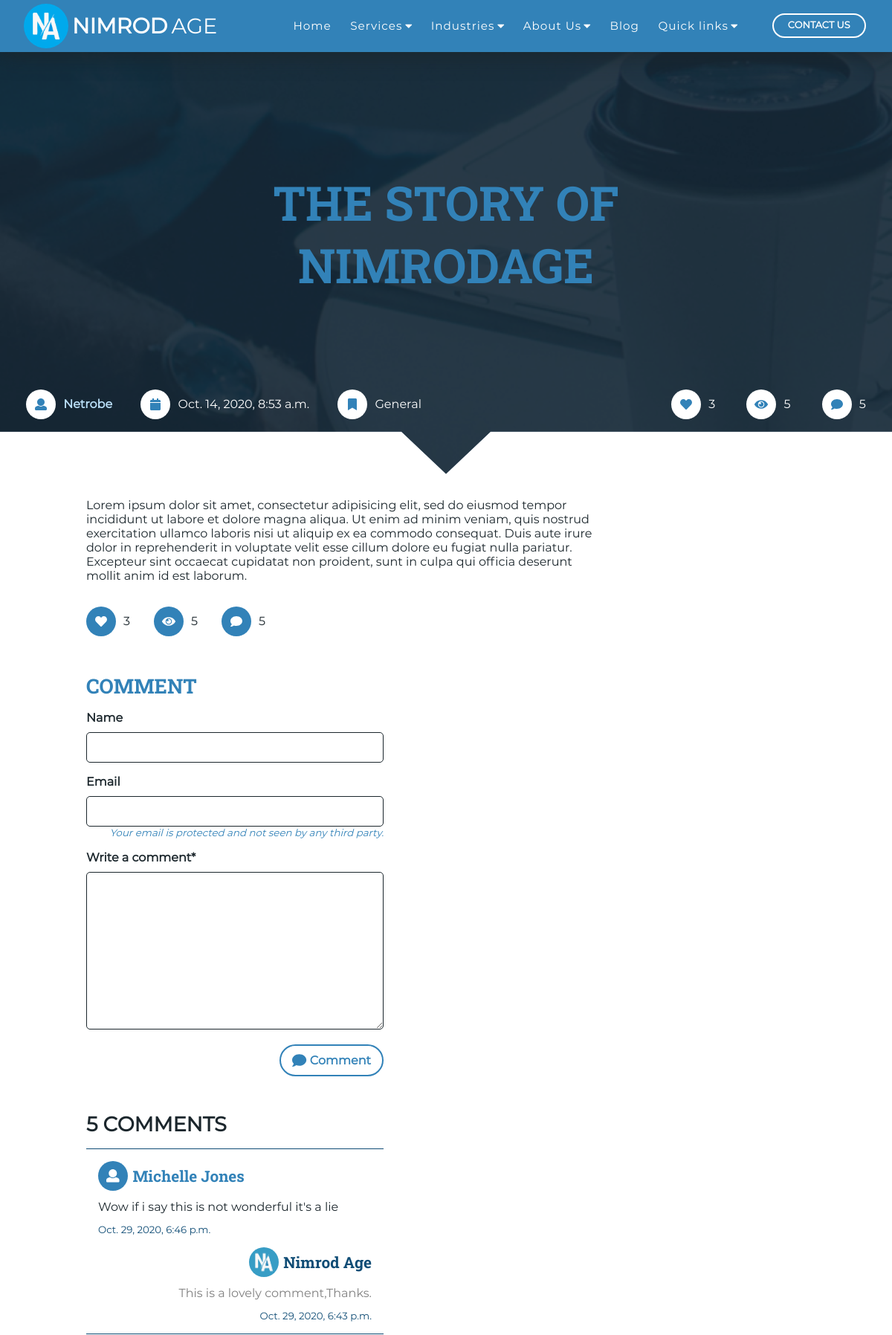
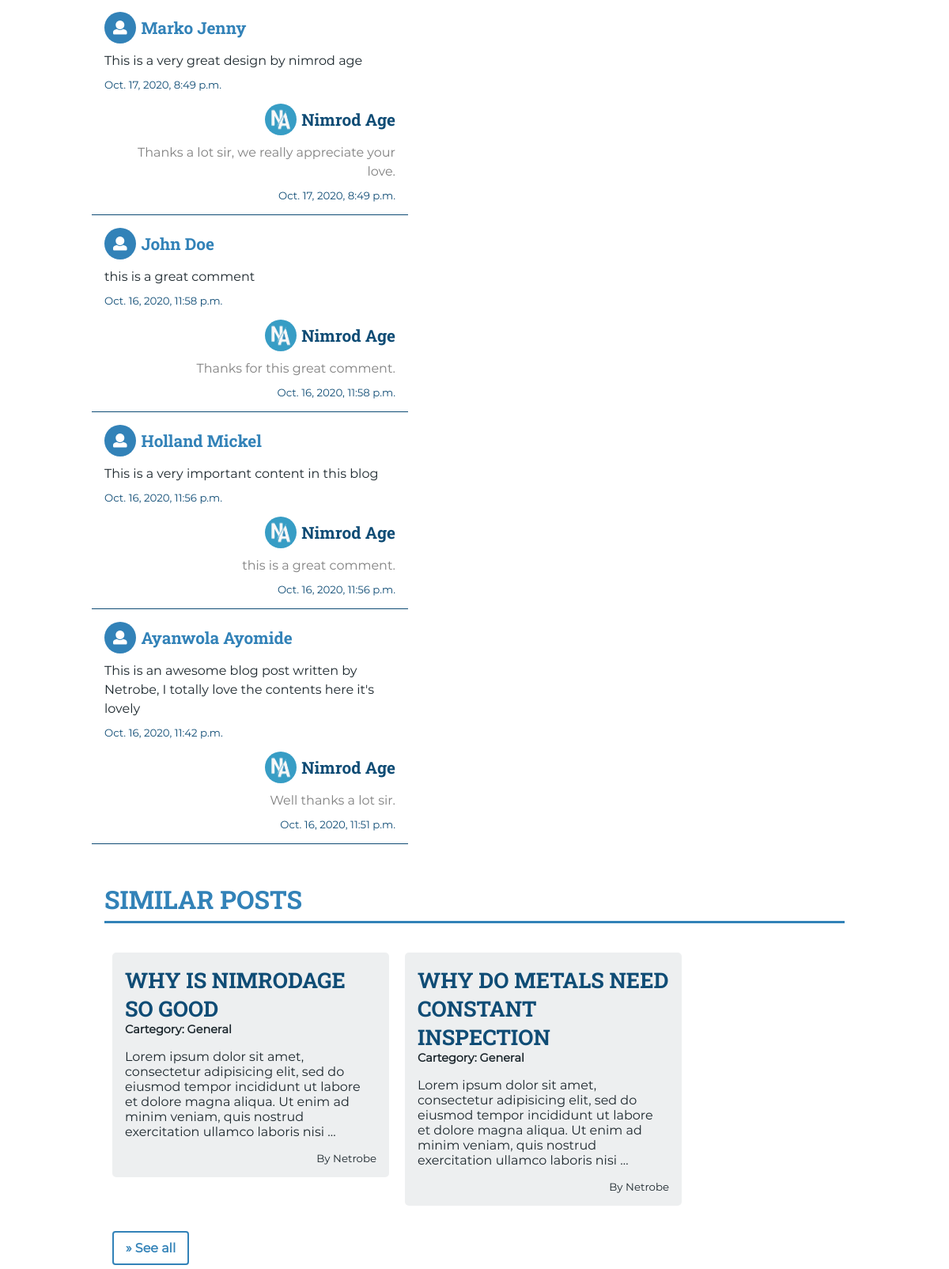
The page /blog/the_story_of_nimrodage/ (upper part) on the database its author committed (2 pictures, top to bottom).
### BlogApp/models.py (models this page shows, shortened)
class Post(models.Model):
	title = models.CharField(max_length=225, unique=True)
	title_slug = models.CharField(max_length=225, blank=True)
	author = models.ForeignKey(User, on_delete = models.CASCADE)
	category = models.ForeignKey('BlogApp.Category', on_delete = models.CASCADE)
	date = models.DateTimeField(auto_now_add=True)
	content = models.TextField(blank=True)
	likes = models.ManyToManyField('BlogApp.Likes', blank=True)
	views = models.ManyToManyField('BlogApp.Views', blank=True)
	draft = models.BooleanField(default=False)
	postadmin = PostManager()

class Category(models.Model):
	name = models.CharField(max_length=225)
	def __str__(self):
		return self.name.title()

class Comment(models.Model):
	post = models.ForeignKey(Post, on_delete=models.CASCADE)
	name = models.CharField(max_length=225)
	email = models.EmailField(help_text='Your email is protected and not seen by any third party.')
	comment = models.TextField()
	date = models.DateTimeField(auto_now=True)
	has_reply = models.BooleanField(default=False, editable=False)
	reply = models.OneToOneField('BlogApp.Reply', on_delete=models.CASCADE, blank=True, null=True)
	class Meta:
		ordering=['-date']

class Reply(models.Model):
	user = models.ForeignKey(User, on_delete=models.CASCADE)
	content = models.TextField()
	date = models.DateTimeField(auto_now=True)

### BlogApp/views.py (the view)
# urls.py: path('blog/<str:title_slug>/', BlogDetailPage.as_view(), name='blog-detail'),
class BlogDetailPage(DetailView):
	template_name = 'Blog/blog_detail.html'
	model = Post
	slug_url_kwarg = 'title_slug'
	slug_field = 'title_slug'
	context_object_name = 'post'
	def get(self, request, title_slug, **kwargs):
		form = CommentForm()
		self.object = get_object_or_404(self.model,title_slug=title_slug)
		if not request.session.get('viewer_id'):
			code = createViewer()
			request.session['viewer_id'] = code
			viewer = Views.objects.create(viewer = code)
			self.object.views.add(viewer)
		else:
			viewer = Views.objects.get(viewer=self.request.session.get('viewer_id'))
			qs=self.object.views.filter(viewer=viewer)
			if not qs.exists():
				self.object.views.add(viewer)
		context=self.get_context_data()
		for i in form:
			context[i.name+'_h']=i.help_text
		return render(request, self.template_name, context)
	def post(self, request, title_slug, **kwargs):
		sender = request.POST.get('sender')
		form = CommentForm(request.POST)
		context = self.get_context_data()
		if sender == 'likes':
			data={}
			viewer = Views.objects.get(viewer=request.session.get('viewer_id'))
			likes=self.get_object().likes.filter(viewer=viewer)
			if likes.exists():
				self.get_object().likes.remove(likes.first())
				data['action']='-'
			else:
				self.get_object().likes.add(Likes.objects.get(viewer=viewer))
				data['action']='+'
			if request.is_ajax():
				return JsonResponse(data, status=200)
		if form.is_valid():
			com=form.save(commit=False)
			com.post = self.get_object()
			com.save()
			return redirect(reverse('blog-detail', kwargs={'title_slug': title_slug}))
		else:
			for i in form:
				context[i.name]=i.value()
				e=''
				context[i.name+'_h']=i.help_text
				for a in i.errors:
					e+=(a+'<br>')
				context[i.name+'_e']=e
		return render(request, self.template_name, context)
	def get_context_data(self, **kwargs):
		context={}
		post = self.get_object()
		context['post'] = post
		context['title']=post.title
		context['services']=Service.objects.all()
		context['industries']=Industry.objects.all()
		viewer = Views.objects.get(viewer=self.request.session.get('viewer_id'))
		likes=post.likes.filter(viewer=viewer)
		context['similar'] = self.model.postadmin.filter(category__name=post.category.name).exclude(title=post.title)[:4]
		context['category_name']=post.category.name
		if likes.exists():
			context['liked']='active'
		else:
			context['liked']=''
		return context

### BlogApp/managers.py (called while the page is built)
    def get_queryset(self):
        return PostQuery(model=self.model, using=self._db)

### BlogApp/models.py (called while the page is built)
@receiver(post_save, sender=Views)
def create_like(sender, instance,created,**kwargs):
	if created:
		like = Likes.objects.create(viewer=instance)

### BlogApp/utils.py (called while the page is built)
def createViewer(new_hash=None):
	if new_hash:
		code=new_hash
	else:
		code=makeCode()
	qs_exists=Views.objects.filter(viewer=code).exists()
	if qs_exists:
		new_hash=makeCode()
		return createViewer(new_hash)
	return code

### Home/utils.py (called while the page is built)
def generation(challenge=salt, size = 25):
	answer = ''.join(random.choice(string.ascii_lowercase +
		string.ascii_uppercase +
		string.digits) for x in range(size))
	attempt = challenge+answer
	return attempt, answer

def makeCode():
	attempt, answer = generation()
	sha.update(attempt.encode())
	return sha.hexdigest()

### BlogApp/templates/Blog/blog_detail.html (shortened to what this page needs)
{% extends 'Home/base.html' %}
{% load static %}
{% block sections %}
		<section class="subhero" style="background: url('{% static 'images/services_hero.jpg' %}');background-repeat: no-repeat; background-size: cover;">
			<div class="overlay blog_mode">
				<h1>{{ post.title }}</h1>
				<ul class="info one">
					<li class="author">
						<span><i class="fas fa-user"></i></span>
						<p><a href="{% url 'blog-author' username=post.author.username %}">{{ post.author.username.title }}</a></p>
					</li>
					<li class="date">
						<span><i class="fas fa-calendar"></i></span>
						<p>{{ post.date }}</p>
					</li>
					<li class="category">
						<span><i class="fas fa-bookmark"></i></span>
						<p>{{ post.category }}</p>
					</li>
				</ul>
				<ul class="info two">
					<li class="like">
						<span class='likes {{liked}}'><i class="fas fa-heart"></i></span>
						<p>{{ post.likes.count }}</p>
					</li>
					<li class="views">
						<span><i class="fas fa-eye"></i></span>
						<p>{{ post.views.count }}</p>
					</li>
					<li class="shares">
						<span><i class="fas fa-comment"></i></span>
						<p>{{ post.comment_set.count }}</p>
					</li>
				</ul>
			</div>
		</section>
		<section class="main-blog fixed-width detailed">
			<div class="post_detail">
				<section class="content">
					{{post.content|safe}}
				</section>
			</div>
			<div class="subsection">
				<ul class="social">
					<li class="like">
						<span class='likes {{liked}}'><i class="fas fa-heart"></i></span>
						<p>{{ post.likes.count }}</p>
					</li>
					<li class="views">
						<span><i class="fas fa-eye"></i></span>
						<p>{{ post.views.count }}</p>
					</li>
					<li class="shares">
						<a href="#"><span><i class="fas fa-comment"></i></span></a>
						<p>{{ post.comment_set.count }}</p>
					</li>
				</ul>
			</div>
			<div id="comment">
				<form method="POST">
					<legend>Comment</legend>
					<fieldset>
						<label for="#name">Name</label>
						<input type="text" name="name" id="name" value="{% if name %}{{name}}{% endif %}">
					</fieldset>
					<fieldset>
						<label for="#email">Email</label>
						<input type="email" name="email" id="email" value="{% if email %}{{email}}{% endif %}">
						{% if email_e %}
							<small>{{ email_e|safe }}</small>
						{% elif email_h %}
							<small style="color: #3282b8;">{{ email_h }}</small>
						{% endif %}
					</fieldset>
					<fieldset>
						<label for="#comment_text">Write a comment*</label>
						<textarea cols="50" rows="10" id="comment_text" name="comment">{% if comment %}{{comment}}{% endif %}</textarea>
					</fieldset>
					<button><span><i class="fas fa-comment"></i></span>Comment</button>
				</form>
				<div class="comments">
					<h3>{{ post.comment_set.all.count }} Comments</h3>
					{% for comment in post.comment_set.all %}
						<div class="card">
							<h4><span><i class="fas fa-user"></i></span>{{ comment.name }}</h4>
							<p>{{ comment.comment }}</p>
							<small class="date">{{ comment.date }}</small>
							{% if comment.has_reply %}
								<div class="reply">
									<h4><img src="{% static 'images/nimrodagelogo.png' %}">Nimrod Age</h4>
									<p>{{ comment.reply.content }}.</p>
									<small class="date">{{ comment.reply.date }}</small>
								</div>
							{% else %}
								{% if request.user.is_staff or request.user.is_superuser %}
									<a href="/admin/BlogApp/comment/{{comment.id}}/change/" class="reply_cta"> <span><i class="fas fa-reply"></i></span>Reply</a>
								{% endif %}
							{% endif %}
						</div>
					{% endfor %}
				</div>
			</div>
			<div class="posts">
				<h3 class="result">Similar posts</h3>
				<div class="contents">
					{% for post in similar %}
						<div class="card">
							<a href="#" class="h">{{ post.title }}</a>
							<small class="cartegory">Cartegory: {{ post.category.name }}</small>
							<p>{{ post.content|truncatewords:30 }}</p>
							<small class="by">By {{ post.author.username.title }}</small>
						</div>
					{% endfor %}
				</div>
				<a href="{% url 'blog-category' category=category_name %}" class="last">&raquo; See all</a>
			</div>
		</section>
{% endblock %}

### rows shown on the page
Post: title "THE STORY OF NIMRODAGE", author.username "Netrobe", date "Oct. 14, 2020, 8:53 a.m.", category "General", likes.count "3", views.count "5", comment_set.count "5", content "Lorem ipsum dolor sit amet, consectetur adipisicing elit, sed do eiusmod tempor incididunt ut labore et dolore magna aliqua. Ut enim ad minim veniam, quis nostrud exercitation ullamco laboris nisi ut aliquip ex ea commodo consequat. Duis aute irure dolor in reprehenderit in voluptate velit esse cillum dolore eu fugiat nulla pariatur. Excepteur sint occaecat cupidatat non proident, sunt in culpa qui officia deserunt mollit anim id est laborum.", comment_set.all.count "5"
Comment: name "Michelle Jones", comment "Wow if i say this is not wonderful it's a lie", date "Oct. 29, 2020, 6:46 p.m.", has_reply True (drawn), reply.content "This is a lovely comment,Thanks", reply "Oct. 29, 2020, 6:43 p.m."
Comment: name "Marko Jenny", comment "This is a very great design by nimrod age", date "Oct. 17, 2020, 8:49 p.m.", has_reply True (drawn), reply.content "Thanks a lot sir, we really appreciate your love", reply "Oct. 17, 2020, 8:49 p.m."
Comment: name "John Doe", comment "this is a great comment", date "Oct. 16, 2020, 11:58 p.m.", has_reply True (drawn), reply.content "Thanks for this great comment", reply "Oct. 16, 2020, 11:58 p.m."
Comment: name "Holland Mickel", comment "This is a very important content in this blog", date "Oct. 16, 2020, 11:56 p.m.", has_reply True (drawn), reply.content "this is a great comment", reply "Oct. 16, 2020, 11:56 p.m."
Comment: name "Ayanwola Ayomide", comment "This is an awesome blog post written by Netrobe, I totally love the contents here it's lovely", date "Oct. 16, 2020, 11:42 p.m.", has_reply True (drawn), reply.content "Well thanks a lot sir", reply "Oct. 16, 2020, 11:51 p.m."
Post: title "WHY IS NIMRODAGE SO GOOD", category.name "General", content "Lorem ipsum dolor sit amet, consectetur adipisicing elit, sed do eiusmod tempor incididunt ut labore et dolore magna aliqua. Ut enim ad minim veniam, quis nostrud exercitation ullamco laboris nisi …", author.username "Netrobe"
Post: title "WHY DO METALS NEED CONSTANT INSPECTION", category.name "General", content "Lorem ipsum dolor sit amet, consectetur adipisicing elit, sed do eiusmod tempor incididunt ut labore et dolore magna aliqua. Ut enim ad minim veniam, quis nostrud exercitation ullamco laboris nisi …", author.username "Netrobe"

### other values the page prints
{{ email_h }} "Your email is protected and not seen by any third party."
